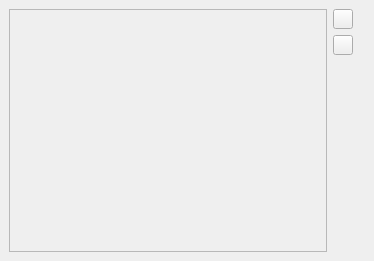
<?xml version="1.0" encoding="UTF-8"?>
<ui version="4.0">
<comment> Begin CVS Header </comment>
<comment>   $Source: /fs/turing/cvs/copasi_dev/copasi/UI/CQExpressionMmlWidget.ui,v $ </comment>
<comment>   $Revision: 1.6 $ </comment>
<comment>   $Name: Build-33 $ </comment>
<comment>   $Author: pwilly $ </comment>
<comment>   $Date: 2009/09/23 12:22:23 $ </comment>
<comment> End CVS Header </comment>

<comment> Copyright (C) 2008 by Pedro Mendes, Virginia Tech Intellectual </comment>
<comment> Properties, Inc., EML Research, gGmbH, University of Heidelberg, </comment>
<comment> and The University of Manchester. </comment>
<comment> All rights reserved. </comment>

 <class>CQExpressionMmlWidget</class>
 <widget class="QWidget" name="CQExpressionMmlWidget">
  <property name="geometry">
   <rect>
    <x>0</x>
    <y>0</y>
    <width>374</width>
    <height>261</height>
   </rect>
  </property>
  <property name="windowTitle">
   <string>Expression-Mml Widget</string>
  </property>
  <layout class="QVBoxLayout" name="verticalLayout">
   <property name="leftMargin">
    <number>0</number>
   </property>
   <property name="topMargin">
    <number>0</number>
   </property>
   <property name="rightMargin">
    <number>12</number>
   </property>
   <property name="bottomMargin">
    <number>0</number>
   </property>
   <item>
    <widget class="QStackedWidget" name="mpWidgetStackExpressionMml">
     <property name="currentIndex">
      <number>1</number>
     </property>
     <widget class="QWidget" name="mpExpressionPage">
      <layout class="QHBoxLayout" name="horizontalLayout_2">
       <item>
        <widget class="CQExpressionWidget" name="mpExpressionWidget"/>
       </item>
       <item>
        <layout class="QVBoxLayout" name="verticalLayout_ExpPage">
         <item>
          <widget class="QToolButton" name="mpBtnExpressionObject">
           <property name="maximumSize">
            <size>
             <width>20</width>
             <height>20</height>
            </size>
           </property>
           <property name="toolTip">
            <string>select object</string>
           </property>
          </widget>
         </item>
         <item>
          <widget class="QToolButton" name="mpBtnViewExpression">
           <property name="maximumSize">
            <size>
             <width>20</width>
             <height>20</height>
            </size>
           </property>
           <property name="toolTip">
            <string>view expression</string>
           </property>
          </widget>
         </item>
         <item>
          <spacer name="mpSpacerExpressionObject">
           <property name="orientation">
            <enum>Qt::Vertical</enum>
           </property>
           <property name="sizeHint" stdset="0">
            <size>
             <width>20</width>
             <height>20</height>
            </size>
           </property>
          </spacer>
         </item>
        </layout>
       </item>
      </layout>
     </widget>
     <widget class="QWidget" name="mpMmlPage">
      <layout class="QHBoxLayout" name="horizontalLayout">
       <item>
        <widget class="CQMmlScrollView" name="mpMmlScrollView">
         <property name="sizePolicy">
          <sizepolicy hsizetype="Expanding" vsizetype="Expanding">
           <horstretch>0</horstretch>
           <verstretch>0</verstretch>
          </sizepolicy>
         </property>
         <property name="frameShape">
          <enum>QFrame::StyledPanel</enum>
         </property>
         <property name="frameShadow">
          <enum>QFrame::Raised</enum>
         </property>
        </widget>
       </item>
       <item>
        <layout class="QVBoxLayout" name="verticalLayout_MmlPage">
         <item>
          <widget class="QToolButton" name="mpBtnEditExpression">
           <property name="maximumSize">
            <size>
             <width>20</width>
             <height>20</height>
            </size>
           </property>
           <property name="toolTip">
            <string>edit expression</string>
           </property>
          </widget>
         </item>
         <item>
          <widget class="QToolButton" name="mpBtnSaveExpression">
           <property name="maximumSize">
            <size>
             <width>20</width>
             <height>20</height>
            </size>
           </property>
           <property name="toolTip">
            <string>save expression</string>
           </property>
          </widget>
         </item>
         <item>
          <spacer name="mpSpacerMmlObject">
           <property name="orientation">
            <enum>Qt::Vertical</enum>
           </property>
           <property name="sizeHint" stdset="0">
            <size>
             <width>20</width>
             <height>20</height>
            </size>
           </property>
          </spacer>
         </item>
        </layout>
       </item>
      </layout>
     </widget>
    </widget>
   </item>
  </layout>
 </widget>
 <customwidgets>
  <customwidget>
   <class>CQExpressionWidget</class>
   <extends>QTextEdit</extends>
   <header>CQExpressionWidget.h</header>
   <slots>
    <signal>valid(bool)</signal>
    <slot>slotSelectObject()</slot>
   </slots>
  </customwidget>
  <customwidget>
   <class>CQMmlScrollView</class>
   <extends>QFrame</extends>
   <header>CQMmlScrollView.h</header>
   <container>1</container>
  </customwidget>
 </customwidgets>
 <resources/>
 <connections>
  <connection>
   <sender>mpBtnExpressionObject</sender>
   <signal>clicked()</signal>
   <receiver>mpExpressionWidget</receiver>
   <slot>slotSelectObject()</slot>
   <hints>
    <hint type="sourcelabel">
     <x>344</x>
     <y>23</y>
    </hint>
    <hint type="destinationlabel">
     <x>210</x>
     <y>46</y>
    </hint>
   </hints>
  </connection>
  <connection>
   <sender>mpBtnViewExpression</sender>
   <signal>clicked()</signal>
   <receiver>CQExpressionMmlWidget</receiver>
   <slot>updateWidget()</slot>
   <hints>
    <hint type="sourcelabel">
     <x>339</x>
     <y>51</y>
    </hint>
    <hint type="destinationlabel">
     <x>364</x>
     <y>56</y>
    </hint>
   </hints>
  </connection>
  <connection>
   <sender>mpExpressionWidget</sender>
   <signal>valid(bool)</signal>
   <receiver>mpBtnViewExpression</receiver>
   <slot>setEnabled(bool)</slot>
   <hints>
    <hint type="sourcelabel">
     <x>164</x>
     <y>130</y>
    </hint>
    <hint type="destinationlabel">
     <x>338</x>
     <y>50</y>
    </hint>
   </hints>
  </connection>
  <connection>
   <sender>mpBtnEditExpression</sender>
   <signal>clicked()</signal>
   <receiver>CQExpressionMmlWidget</receiver>
   <slot>slotGoExpressionWidget()</slot>
   <hints>
    <hint type="sourcelabel">
     <x>338</x>
     <y>22</y>
    </hint>
    <hint type="destinationlabel">
     <x>186</x>
     <y>130</y>
    </hint>
   </hints>
  </connection>
  <connection>
   <sender>mpBtnSaveExpression</sender>
   <signal>clicked()</signal>
   <receiver>CQExpressionMmlWidget</receiver>
   <slot>slotSaveExpression()</slot>
   <hints>
    <hint type="sourcelabel">
     <x>338</x>
     <y>50</y>
    </hint>
    <hint type="destinationlabel">
     <x>186</x>
     <y>130</y>
    </hint>
   </hints>
  </connection>
 </connections>
 <slots>
  <slot>updateWidget()</slot>
  <slot>slotGoExpressionWidget()</slot>
  <slot>slotSaveExpression()</slot>
 </slots>
</ui>
